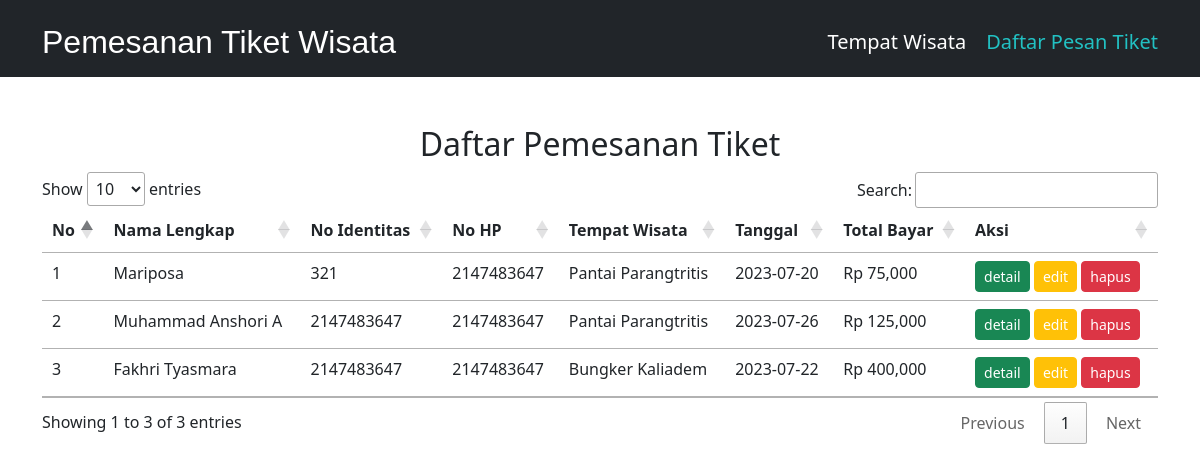
/daftarpesantiket.php, run on the app's committed database.
### tables this page shows
CREATE TABLE `pesantiket` (
  `id` int(11) NOT NULL,
  `nama` varchar(400) NOT NULL,
  `nomoridentitas` int(11) NOT NULL,
  `nohp` int(11) NOT NULL,
  `tempatwisata` varchar(1000) NOT NULL,
  `tanggal` date NOT NULL,
  `dewasa` int(11) NOT NULL,
  `anakanak` int(11) NOT NULL,
  `hargatiket` varchar(1000) NOT NULL,
  `total` varchar(400) NOT NULL
);

### config.php (called while the page is built, shortened)
<?php
function koneksi()
{
	$conn = mysqli_connect("localhost", "root", "", "jwd") or die("koneksi gagal");
	return $conn;
}
function query($query)
{
	$conn = koneksi();
	$result = mysqli_query($conn, $query);
	$rows = array();
	while ($row = mysqli_fetch_assoc($result)) {
		$rows[] = $row;
	}
	return $rows;
}
?>

### daftarpesantiket.php (the view, shortened to what this page needs)
<?php
include "config.php";
?>
<!DOCTYPE html>
<html lang="en">
<head>
    <link href="https://cdn.jsdelivr.net/npm/bootstrap@5.3.0/dist/css/bootstrap.min.css" rel="stylesheet">
    <link rel="stylesheet" href="https://cdnjs.cloudflare.com/ajax/libs/font-awesome/4.7.0/css/font-awesome.min.css">
    <link rel="stylesheet" href="https://cdn.datatables.net/1.11.5/css/jquery.dataTables.min.css">
</head>
<body>
    <nav class="navbar navbar-expand bg-dark">
        <div class="container">
            <a href="index.php" style="text-decoration: none;">
                <h2 style="font-family: 'Trebuchet MS', 'Lucida Sans Unicode', 'Lucida Grande', 'Lucida Sans', Arial, sans-serif; color:white; margin-top: 15px">
                    Pemesanan Tiket Wisata</h2>
            </a>
            <ul class="navbar-nav ms-auto">
                <li style="margin-right: 20px; margin-top: 15px;">
                    <a href="index.php" style="text-decoration: none; color:white; ">
                        <h5>Tempat Wisata</h5>
                    </a>
                </li>
                <li style="margin-top: 15px;">
                    <a href="" style="text-decoration: none; color:white;">
                        <h5 style="color: rgb(34,193,195);">Daftar Pesan Tiket</h5>
                    </a>
                </li>
            </ul>
        </div>
    </nav>
    <section>
        <div class="container">
            <h2 class="mt-5 text-center">Daftar Pemesanan Tiket</h2>
            <table class="table table-stripped" id="tabeltiket">
                <thead>
                    <tr>
                        <th scope="col">No</th>
                        <th scope="col">Nama Lengkap</th>
                        <th scope="col">No Identitas</th>
                        <th scope="col">No HP</th>
                        <th scope="col">Tempat Wisata</th>
                        <th scope="col">Tanggal</th>
                        <th scope="col">Total Bayar</th>
                        <th scope="col">Aksi</th>
                    </tr>
                </thead>
                <tbody>
                    <?php
                    $no = 1;
                    $tiket = query("SELECT * FROM pesantiket");
                    foreach ($tiket as $row) :
                    ?>
                        <tr>
                            <td><?php echo $no++ ?></td>
                            <td><?php echo $row["nama"]; ?></td>
                            <td><?php echo $row["nomoridentitas"]; ?></td>
                            <td><?php echo $row["nohp"]; ?></td>
                            <td><?php echo $row["tempatwisata"]; ?></td>
                            <td><?php echo $row["tanggal"]; ?></td>
                            <td><?php echo $row["total"]; ?></td>
                            <td>
                                <a href="detail.php?id=<?php echo $row['id']; ?>" class="btn btn-success btn-sm text-white">detail</a>
                                <a href="edit.php?id=<?php echo $row['id']; ?>" class="btn btn-warning btn-sm text-white">edit</a>
                                <a href="hapus.php?id=<?php echo $row['id']; ?>" class="btn btn-danger btn-sm" onclick="return confirm('Anda yakin akan menghapus data ini?')">hapus</a>
                            </td>
                        </tr>
                    <?php
                    endforeach; ?>
                </tbody>
            </table>
        </div>
    </section>
</body>
</html>

### data on the page
pesantiket: nama "Mariposa", nomoridentitas "321", nohp "2147483647", tempatwisata "Pantai Parangtritis", tanggal "2023-07-20", total "Rp 75,000"
pesantiket: nama "Muhammad Anshori A", nomoridentitas "2147483647", nohp "2147483647", tempatwisata "Pantai Parangtritis", tanggal "2023-07-26", total "Rp 125,000"
pesantiket: nama "Fakhri Tyasmara", nomoridentitas "2147483647", nohp "2147483647", tempatwisata "Bungker Kaliadem", tanggal "2023-07-22", total "Rp 400,000"
